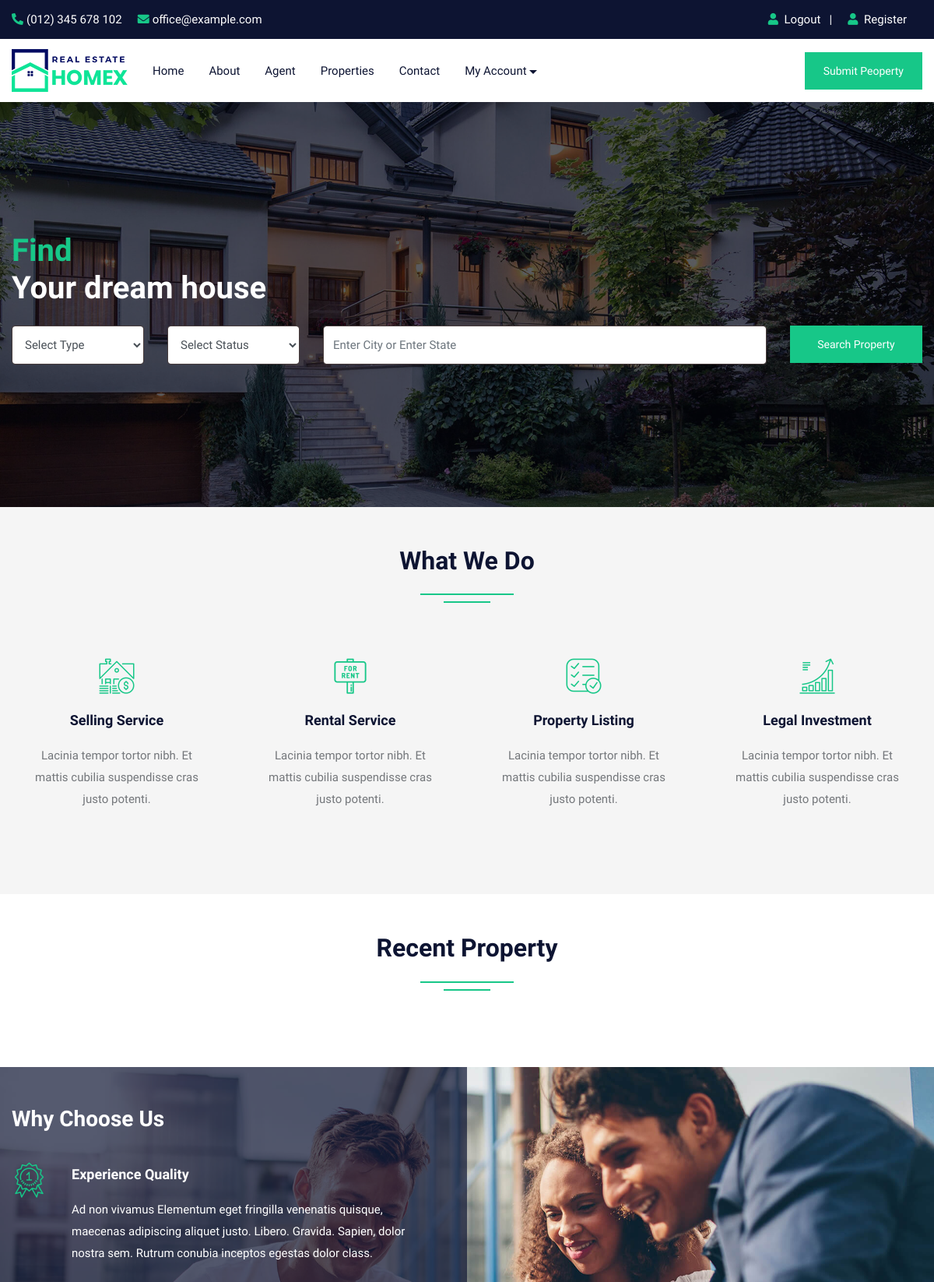
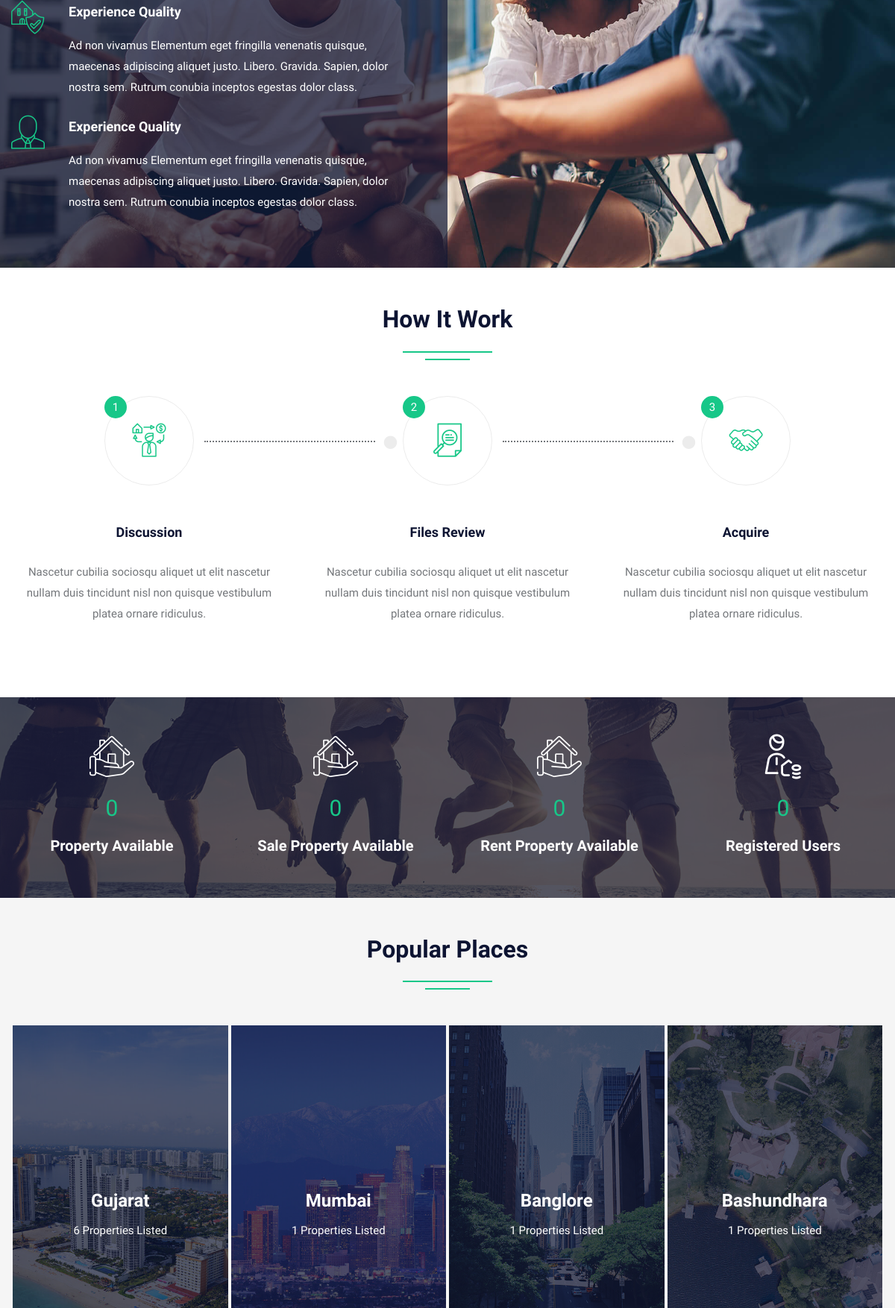
The app's page /index.php (signed in, upper part) with its own data (2 pictures, top to bottom).
### tables this page shows
CREATE TABLE `property` (
  `pid` int(50) NOT NULL,
  `title` varchar(200) NOT NULL,
  `pcontent` longtext NOT NULL,
  `type` varchar(100) NOT NULL,
  `bhk` varchar(50) NOT NULL,
  `stype` varchar(100) NOT NULL,
  `bedroom` int(50) NOT NULL,
  `bathroom` int(50) NOT NULL,
  `balcony` int(50) NOT NULL,
  `kitchen` int(50) NOT NULL,
  `hall` int(50) NOT NULL,
  `floor` varchar(50) NOT NULL,
  `size` int(50) NOT NULL,
  `price` int(50) NOT NULL,
  `location` varchar(200) NOT NULL,
  `city` varchar(100) NOT NULL,
  `state` varchar(100) NOT NULL,
  `feature` longtext NOT NULL,
  `pimage` varchar(300) NOT NULL,
  `pimage1` varchar(300) NOT NULL,
  `pimage2` varchar(300) NOT NULL,
  `pimage3` varchar(300) NOT NULL,
  `pimage4` varchar(300) NOT NULL,
  `uid` int(50) NOT NULL,
  `status` varchar(50) NOT NULL,
  `mapimage` varchar(300) NOT NULL,
  `topmapimage` varchar(300) NOT NULL,
  `groundmapimage` varchar(300) NOT NULL,
  `totalfloor` varchar(50) NOT NULL,
  `date` datetime NOT NULL DEFAULT current_timestamp()
);

### index.php (the view, shortened to what the rows shown need)
<!DOCTYPE html>
<html lang="en">
<head>
<link rel="stylesheet" type="text/css" href="css/bootstrap.min.css">
<link rel="stylesheet" type="text/css" href="css/bootstrap-slider.css">
<link rel="stylesheet" type="text/css" href="css/jquery-ui.css">
<link rel="stylesheet" type="text/css" href="css/layerslider.css">
<link rel="stylesheet" type="text/css" href="css/color.css" id="color-change">
<link rel="stylesheet" type="text/css" href="css/owl.carousel.min.css">
<link rel="stylesheet" type="text/css" href="css/font-awesome.min.css">
<link rel="stylesheet" type="text/css" href="fonts/flaticon/flaticon.css">
<link rel="stylesheet" type="text/css" href="css/style.css">
</head>
<body onload='clp_clear()'>
<div id="page-wrapper">
    <div class="row">
		<?php include("include/header.php");?>
        <div class="overlay-black w-100 slider-banner1 position-relative" style="background-image: url('images/banner/04.jpg'); background-size: cover; background-position: center center; background-repeat: no-repeat;">
            <div class="container h-100">
                <div class="row h-100 align-items-center">
                    <div class="col-lg-12">
                        <div class="text-white">
                            <h1 class="mb-4"><span class="text-primary">Find</span><br>
                                Your dream house</h1>
                        </div>
                    </div>
                </div>
            </div>
        </div>
        <div class="full-row bg-gray">
            <div class="container">
                <div class="row">
                    <div class="col-lg-12">
                        <h2 class="text-secondary double-down-line text-center mb-5">What We Do</h2></div>
                </div>
            </div>
        </div>
        <div class="full-row">
            <div class="container">
                <div class="row">
                    <div class="col-md-12">
                        <h2 class="text-secondary double-down-line text-center mb-4">Recent Property</h2>
                    </div>
                </div>
            </div>
        </div>
        <div class="full-row">
            <div class="container">
                <div class="row">
                    <div class="col-lg-12">
                        <h2 class="text-secondary double-down-line text-center mb-5">How It Work</h2>
                        </div>
                </div>
            </div>
        </div>
        <div class="full-row bg-gray">
            <div class="container">
                <div class="row">
                    <div class="col-lg-12">
                        <h2 class="text-secondary double-down-line text-center mb-5">Popular Places</h2></div>
                </div>
                <div class="col-lg-12">
                    <div class="row">
                        <div class="col-md-6 col-lg-3 pb-1">
                            <div class="overflow-hidden position-relative overlay-secondary hover-zoomer mx-n13 z-index-9"> <img src="images/thumbnail4/1.jpg" alt="">
                                <div class="text-white xy-center z-index-9 position-absolute text-center w-100">
									<?php
										$query=mysqli_query($con,"SELECT count(state), property.* FROM property where state='gujarat'");
											while($row=mysqli_fetch_array($query))
												{
										?>
                                    <h4 class="hover-text-primary text-capitalize"><a href="stateproperty.php?id=<?php echo $row['17']?>"><?php echo $row['state'];?></a></h4>
                                    <span><?php
												$total = $row[0];
												echo $total;?> Properties Listed</span> </div>
									<?php } ?>
                            </div>
                        </div>
                        <div class="col-md-6 col-lg-3 pb-1">
                            <div class="overflow-hidden position-relative overlay-secondary hover-zoomer mx-n13 z-index-9"> <img src="images/thumbnail4/2.jpg" alt="">
                                <div class="text-white xy-center z-index-9 position-absolute text-center w-100">
									<?php
										$query=mysqli_query($con,"SELECT count(state), property.* FROM property where state='mumbai'");
											while($row=mysqli_fetch_array($query))
												{
										?>
                                    <h4 class="hover-text-primary text-capitalize"><a href="stateproperty.php?id=<?php echo $row['17']?>"><?php echo $row['state'];?></a></h4>
                                    <span><?php
												$total = $row[0];
												echo $total;?> Properties Listed</span> </div>
									<?php } ?>
                            </div>
                        </div>
                        <div class="col-md-6 col-lg-3 pb-1">
                            <div class="overflow-hidden position-relative overlay-secondary hover-zoomer mx-n13 z-index-9"> <img src="images/thumbnail4/3.jpg" alt="">
                                <div class="text-white xy-center z-index-9 position-absolute text-center w-100">
                                    <?php
										$query=mysqli_query($con,"SELECT count(state), property.* FROM property where state='banglore'");
											while($row=mysqli_fetch_array($query))
												{
										?>
                                    <h4 class="hover-text-primary text-capitalize"><a href="stateproperty.php?id=<?php echo $row['17']?>"><?php echo $row['state'];?></a></h4>
                                    <span><?php
												$total = $row[0];
												echo $total;?> Properties Listed</span> </div>
									<?php } ?>
                            </div>
                        </div>
                        <div class="col-md-6 col-lg-3 pb-1">
                            <div class="overflow-hidden position-relative overlay-secondary hover-zoomer mx-n13 z-index-9"> <img src="images/thumbnail4/4.jpg" alt="">
                                <div class="text-white xy-center z-index-9 position-absolute text-center w-100">
                                    <?php
										$query=mysqli_query($con,"SELECT count(state), property.* FROM property where state='bashundhara'");
											while($row=mysqli_fetch_array($query))
												{
										?>
                                    <h4 class="hover-text-primary text-capitalize"><a href="stateproperty.php?id=<?php echo $row['17']?>"><?php echo $row['state'];?></a></h4>
                                    <span><?php
												$total = $row[0];
												echo $total;?> Properties Listed</span> </div>
									<?php } ?>
                            </div>
                        </div>
                    </div>
                </div>
            </div>
        </div>
    </div>
</div>
</body>
</html>

### records on screen
property: state "Gujarat", total "6"
property: state "Mumbai", total "1"
property: state "Banglore", total "1"
property: state "Bashundhara", total "1"
